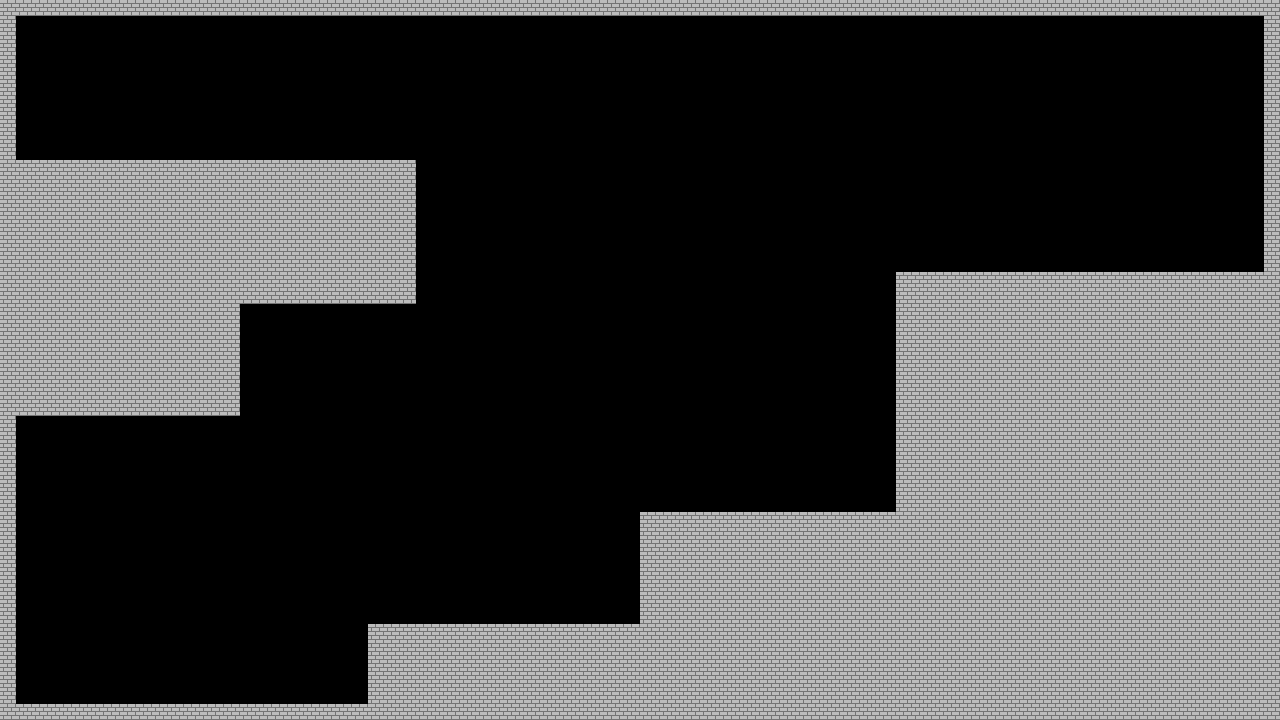

This game map was drawn from its Tiled (.tmx) file and the tilesets committed beside it. A one-line description and the trimmed map source follow:
An orthogonal 80x45 tile map with 16x16 px tiles, 1 tile layer (walls), 2 tilesets and 39 objects.

<map version="1.0" orientation="orthogonal" renderorder="right-down" width="80" height="45" tilewidth="16" tileheight="16" nextobjectid="134">
 <tileset firstgid="1" name="tiles" tilewidth="16" tileheight="16" tilecount="2" columns="2">
  <image source="../graphics/tiles.png" width="32" height="16" />
 </tileset>
 <tileset firstgid="3" name="entities" tilewidth="32" tileheight="32" tilecount="16" columns="4">
  <image source="../graphics/entities.png" width="128" height="128" />
 </tileset>
 <layer name="walls" width="80" height="45">
  <data>[3600 cells, 1467 non-empty, 1 distinct tile ids]</data>
 </layer>
 <objectgroup name="entities">
  <object id="39" gid="3" x="48" y="704" width="32" height="32" />
  <object id="42" gid="7" x="496" y="624" width="32" height="32" />
  <object id="43" gid="10" x="608" y="544" width="32" height="32" />
  <object id="50" gid="7" x="368" y="624" width="32" height="32" />
  <object id="52" gid="7" x="400" y="624" width="32" height="32" />
  <object id="53" gid="7" x="432" y="624" width="32" height="32" />
  <object id="56" gid="7" x="464" y="624" width="32" height="32" />
  <object id="57" gid="7" x="528" y="624" width="32" height="32" />
  <object id="58" gid="7" x="560" y="624" width="32" height="32" />
  <object id="59" gid="7" x="592" y="624" width="32" height="32" />
  <object id="62" gid="10" x="608" y="576" width="32" height="32" />
  <object id="63" gid="4" x="624" y="240" width="32" height="32" />
  <object id="65" gid="5" x="896" y="176" width="32" height="32" />
  <object id="95" gid="6" x="880" y="432" width="32" height="32" />
  <object id="96" gid="6" x="1248" y="144" width="32" height="32" />
  <object id="99" gid="6" x="1072" y="288" width="32" height="32" />
  <object id="100" gid="6" x="704" y="528" width="32" height="32" />
  <object id="103" gid="6" x="160" y="432" width="32" height="32" />
  <object id="104" gid="6" x="304" y="320" width="32" height="32" />
  <object id="105" gid="6" x="240" y="176" width="32" height="32" />
  <object id="109" gid="6" x="400" y="240" width="32" height="32" />
  <object id="110" gid="6" x="224" y="368" width="32" height="32" />
  <object id="111" gid="6" x="0" y="576" width="32" height="32" />
  <object id="113" gid="6" x="0" y="112" width="32" height="32" />
  <object id="116" gid="6" x="544" y="32" width="32" height="32" />
  <object id="117" gid="6" x="224" y="32" width="32" height="32" />
  <object id="118" gid="6" x="352" y="688" width="32" height="32" />
  <object id="120" gid="9" x="1024" y="48" width="32" height="32" />
  <object id="121" gid="9" x="992" y="48" width="32" height="32" />
  <object id="122" gid="9" x="960" y="48" width="32" height="32" />
  <object id="124" gid="9" x="928" y="48" width="32" height="32" />
  <object id="125" gid="9" x="896" y="48" width="32" height="32" />
  <object id="127" gid="9" x="864" y="48" width="32" height="32" />
  <object id="128" gid="7" x="896" y="272" width="32" height="32" />
  <object id="129" gid="9" x="256" y="336" width="32" height="32" />
  <object id="130" gid="9" x="352" y="336" width="32" height="32" />
  <object id="131" gid="8" x="240" y="400" width="32" height="32" />
  <object id="132" gid="8" x="16" y="464" width="32" height="32" />
  <object id="133" gid="8" x="16" y="512" width="32" height="32" />
 </objectgroup>
</map>
